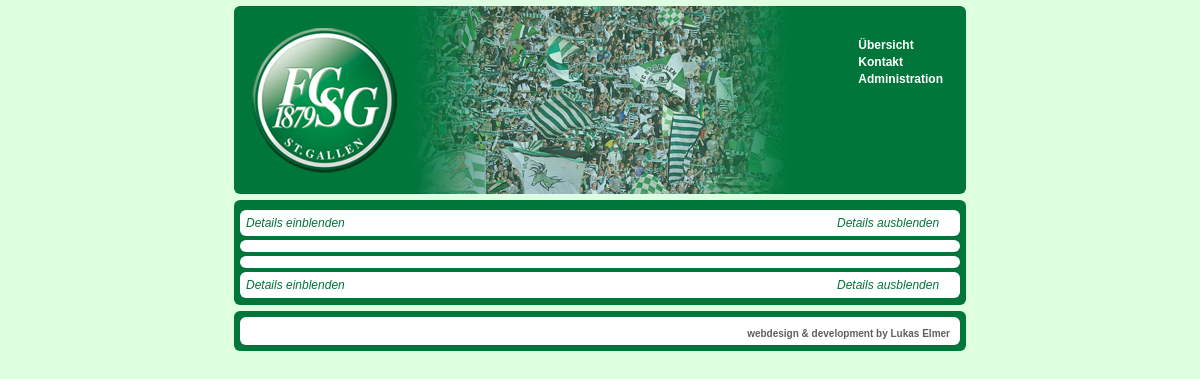
/, run on an earlier commit of the app's database.
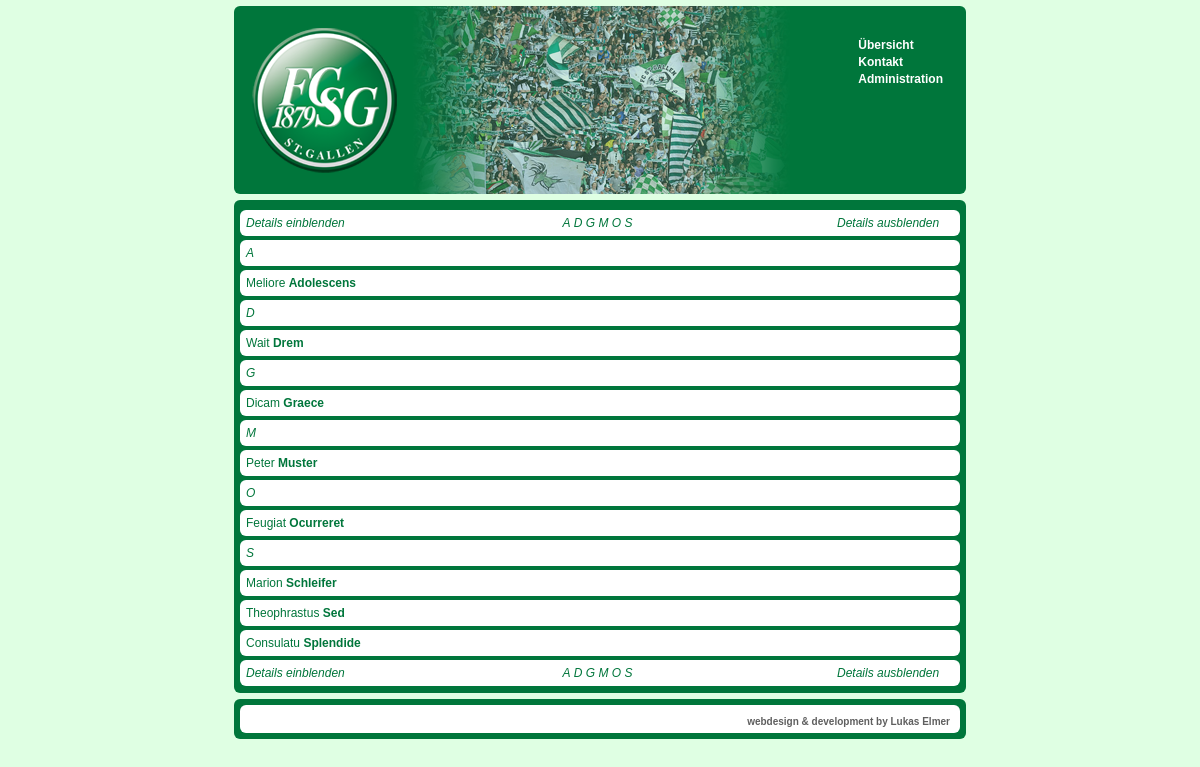
And on a later commit of the database.
### tables this page shows
CREATE TABLE IF NOT EXISTS `players` (
  `id` int(11) NOT NULL AUTO_INCREMENT,
  `first_name` varchar(255) NOT NULL,
  `last_name` varchar(255) NOT NULL,
  `date_of_birth` varchar(255) NOT NULL,
  `nationality` varchar(255) NOT NULL,
  `description` text NOT NULL,
  `position` float NOT NULL,
  PRIMARY KEY (`id`)
);

### index.php (called while the page is built, shortened)
<?php
include('lib/request.php');
?>

### lib/models/db.php (called while the page is built, shortened)
<?php
class DbClass{
    function select($query){
        $res = mysql_query($query);
        $objects = Array();
        while($object = mysql_fetch_object($res)){
            $objects[] = $object;
        }
        return $objects;
    }
}
?>

### controllers/players_controller.php (called while the page is built, shortened)
<?php
class PlayersController extends ApplicationController{
    function index(){
        $this->players = $this->DB->select("select * from players order by last_name ASC");
    }
}
?>

### views/players/index.php (the view, shortened to what this page needs)
<div class="players rounded">
    <div class="inner">
        <? include "_player_index.php"; ?>
        <? $startchar = '';  ?>
        <? foreach ($players as $player) {
            if($startchar != ucfirst($player->last_name[0])) {
                $startchar = ucfirst($player->last_name[0]); ?>
        <div style="height: 4px; width: 10px;"></div>
        <div class="player rounded">
            <div class="inner">
                <a name="players-<? echo $startchar ?>" href="#players-<? echo $startchar ?>" style="text-decoration:none;">
                    <em><? echo $startchar ?></em>
                </a>
            </div>
        </div>
        <? } ?>
        <div style="height: 4px; width: 10px;"></div>
        <div class="player rounded" id="player_<? echo $player->id; ?>">
            <div class="inner">
                <div class="name" onclick="toggle_player_description(<? echo $player->id; ?>);">
                    <a style="text-decoration:none;" onclick="return false;" href="?controller=players&open=<? echo $player->id; ?>">
                        <? echo $player->first_name; ?> <b><? echo $player->last_name; ?></b>
                    </a>
                </div>
            </div>
        </div>
        <? } ?>
        <? include "_player_index.php"; ?>
    </div>
</div>

### views/players/_player_index.php (shortened to what this page needs)
<div style="height: 4px; width: 10px;"></div>
<div class="player rounded">
    <div class="inner">
        <div style="position:absolute; width:703px;">
            <div class="fl">
                <div style="position:absolute; z-index:200;">
                    <a href="<? echo url_for('players', 'index', Array('open_all' => 1)) ?>" onclick="show_all_player_descriptions(); return false;" style="text-decoration:none;">
                        <em>Details einblenden</em>
                    </a>
                </div>
            </div>
            <div class="fr" style="width: 112px;">
                <div style="position:absolute; z-index:200; width: 120px;">
                    <a href="<? echo url_for('players', 'index') ?>" onclick="hide_all_player_descriptions(); return false;" style="text-decoration:none;">
                        <em>Details ausblenden</em>
                    </a>
                </div>
            </div>
        </div>
        <div style="width:703px;">
            <div class="player-index" style="position: absolute; z-index:100; width:703px;">
                <? foreach ($anchor_letters as $startchar) { ?>
                <a href="#players-<? echo $startchar ?>" style="text-decoration:none;">
                    <em><? echo $startchar ?></em>
                </a>
                <? } ?>
            </div>
        </div>
    </div>
</div>

### lib/request.php (shortened to what this page needs)
<?php
include('controllers/application_controller.php');
$contrller_name = $_GET['controller'] ? $_GET['controller'] : 'players';
$action_name = $_GET['action'] ? $_GET['action'] : 'index';
include('helpers/application_helper.php');
$controller = new $big_controller_name();
$controller->$action_name();
if($stop_output){
    if($final_output){
        echo $final_output;
    }
}
else {
    include('views/'.$contrller_name.'/'.$action_name.'.php');
    $view_content = ob_get_contents();
    if(!$layout){
        $layout = 'base';
    }
    include("views/layouts/$layout.php");
}
?>

### views/layouts/standard_layout_start.php (shortened to what this page needs)
<!DOCTYPE html PUBLIC "-//W3C//DTD XHTML 1.0 Transitional//EN" "http://www.w3.org/TR/xhtml1/DTD/xhtml1-transitional.dtd">
<html xmlns="http://www.w3.org/1999/xhtml">
<head>
    <link href="/public/stylesheets/base.css" media="screen" rel="stylesheet" type="text/css" />
</head>
<body>
<div class="base-outer">
<div class="base-inner">
<div class="header rounded">
    <div class="inner">
        <div class="fl"><a href="/" style="border:0;"><? image_tag('logo.png'); ?></a></div>
        <div class="fl" style="margin: -9px 0 0 0; z-index: 100;">
            <div style="position:absolute;"><? image_tag('fcsg-bg-top.png'); ?></div>
        </div>
        <div class="navi fr">
            <ul>
                <li><? link_to('Übersicht', 'players') ?></li>
                <li><? link_to('Kontakt', 'home', 'contact') ?></li>
                <li><? link_to('Administration', 'admin') ?></li>
            </ul>
        </div>
    </div>
</div>
<div class="main-content">

### helpers/application_helper.php (shortened to what this page needs)
<?php
function link_to($name, $controller, $action = 'index', $url_params=Array(), $html_params=Array(), $print=true){
    $url = url_for($controller, $action, $url_params);
    $str = "<a href=\"$url\"$html_params_str>$name</a>";
    if($print){ echo $str; }
    return $str;
}
function image_tag($img, $print=true){
    $alt = split('\.', $img); $alt = ucwords($alt[0]);
    $str = "<img src=\"/public/images/$img\" alt=\"$alt\" />";
    if($print){ echo $str; }
    return $str;
}
function aggregate_url_params($url_params){
    return $url_params;
}
function url_for($controller, $action = 'index', $url_params=Array()){
    $url_params = aggregate_url_params($url_params);
    $url = "/?controller=$controller&action=$action";
    if(sizeof($url_params) > 0){
        foreach ($url_params as $key => $value) {
            $url .= '&'.$key.'='.$value;
        }
    }
    return $url;
}
?>

### views/layouts/base.php
<? include "standard_layout_start.php"; ?>
<?php echo $view_content; ?>
<? include "standard_layout_end.php"; ?>

### views/layouts/standard_layout_end.php (shortened to what this page needs)
                </div>
                <div class="footer rounded">
                    <div class="inner">
                        <div class="white rounded">
                            <div class="inner">
                                <small><b>
                                        webdesign &amp; development by Lukas Elmer
                                </b></small>
                            </div>
                        </div>
                    </div>
                </div>
            </div>
        </div>
    </body>
</html>

### public/stylesheets/base.css (style rules this page uses)
html { font-size:100.01% }
body { margin:0; font:12px Verdana, Arial, sans-serif; font-size:0.75em; background-color:#DFDFDF; background-color:#DFFFEF; background-color:#E0EFE7; background-color:#EFFFF7; background-color:#DFFFE3; }
div { margin:0; padding: 0; }
img { border:0; margin:0; padding: 0; }
.fl { float:left; }
.fr { float:right; }
a { color:#00763B; }
.rounded { -moz-border-radius: 6px; -webkit-border-radius: 6px; -op-border-radius: 6px; -ie-border-radius: 6px; border-radius: 6px; padding: 6px 0px; }
.base-outer { width:100%; text-align:center; }
.base-inner { margin:auto; width:732px; text-align:left; }
.header { background-color:#00763B; margin:6px 0 6px 0; }
.header .inner { padding:3px; }
.navi { margin: 20px 20px 0 0; }
.navi ul { list-style-type: none; margin: 0; padding: 0; }
.navi ul li { list-style-type: none; margin: 3px 0 0 0; padding: 0; }
.navi ul li a { font-weight: bold; text-decoration: none; color: #00763B; color: #FFF; }
.footer { margin:6px 0 6px 0; text-align:right; background-color:#008F46; background-color:#00763B; }
.footer .inner { padding:0px 6px 0px 6px; }
.footer .inner .white { background-color:#FFF; }
.footer .inner .white .inner { padding:5px 10px 0 6px; color:#5F5F5F; }
.players { background-color:#008F46; background-color:#00763B; }
.players .inner { padding:0px 6px 1px 6px; }
.player { background-color:#FFF; color:#00763B; }
.player .inner .name { cursor:pointer; }
.player .inner { padding:0px 6px 0px 6px; }
.player-index { text-align:center; }

What changed in the data, as far as the page shows it:
added players: last_name "A", first_name "Meliore", last_name "Adolescens"
added players: last_name "D", first_name "Wait", last_name "Drem"
added players: last_name "G", first_name "Dicam", last_name "Graece"
added players: last_name "M", first_name "Peter", last_name "Muster"
added players: last_name "O", first_name "Feugiat", last_name "Ocurreret"
added players: last_name "S", first_name "Marion", last_name "Schleifer"
added players: first_name "Theophrastus", last_name "Sed"
added players: first_name "Consulatu", last_name "Splendide"
Also different on the page:
new list line: "A"
new list line: "D"
new list line: "G"
new list line: "M"
new list line: "O"
new list line: "S"
